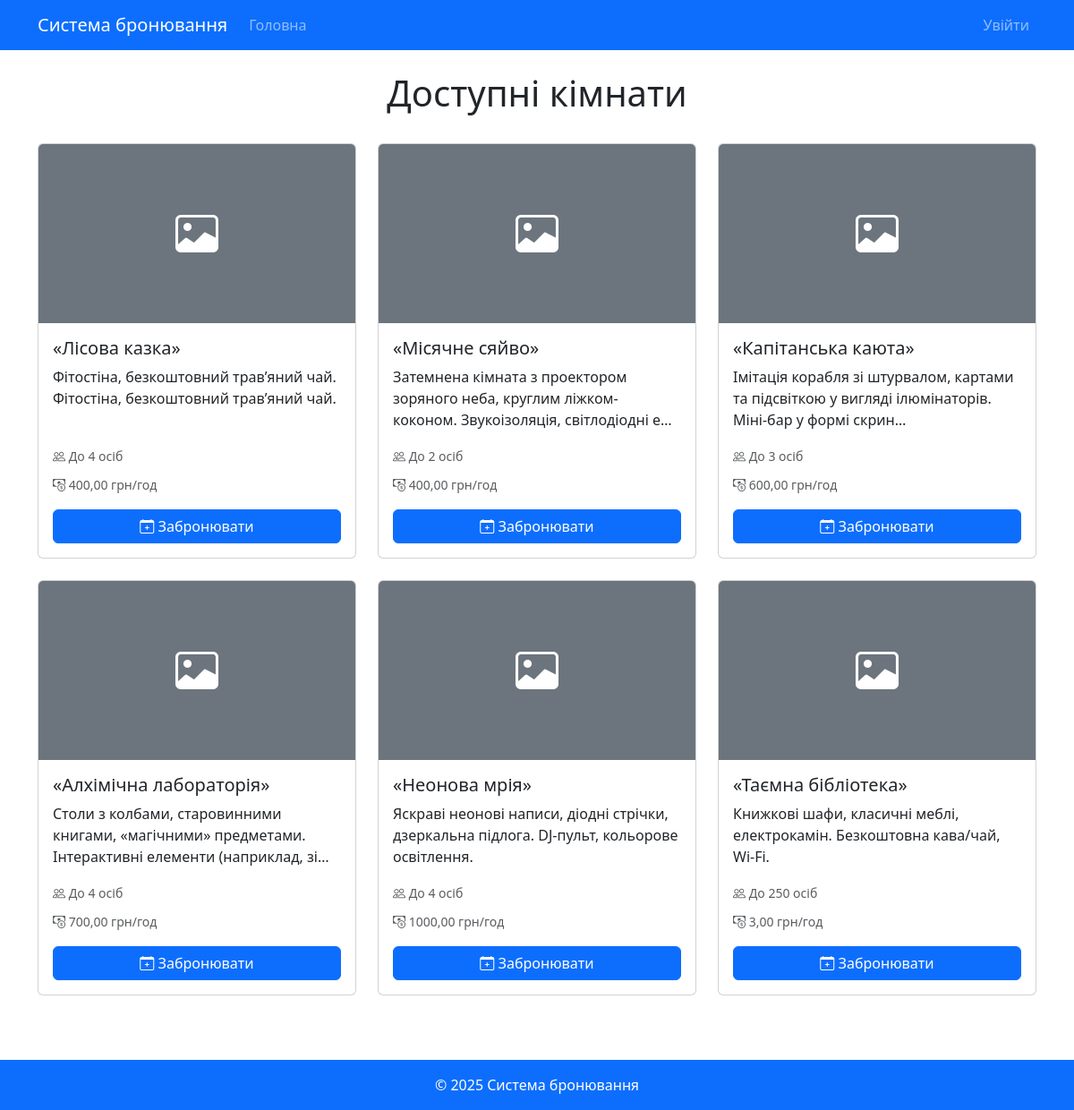
The page / on the database its author committed.
### booking_app/models.py (models this page shows, shortened)
class Room(models.Model):
    name = models.CharField(max_length=200, verbose_name="Назва кімнати")
    description = models.TextField(verbose_name="Опис")
    capacity = models.PositiveIntegerField(verbose_name="Місткість", validators=[MinValueValidator(1)])
    price_per_hour = models.DecimalField(max_digits=10, decimal_places=2, verbose_name="Ціна за годину")
    features = models.ManyToManyField(RoomFeature, blank=True, verbose_name="Особливості")
    image = models.ImageField(upload_to='room_images/', blank=True, null=True, verbose_name="Зображення")
    is_active = models.BooleanField(default=True, verbose_name="Активна")
    class Meta:
        verbose_name = "Кімната"
        verbose_name_plural = "Кімнати"

### booking_app/views.py (the view)
# urls.py: path('', HomeView.as_view(), name='home'),
class HomeView(View):
    def get(self, request):
        rooms = Room.objects.filter(is_active=True)
        return render(request, 'booking_app/home.html', {'rooms': rooms})

### booking_app/templates/booking_app/home.html
{% extends 'booking_app/base.html' %}
{% load static %}
{% block content %}
<div class="row mb-4">
    <div class="col-12">
        <h1 class="text-center">Доступні кімнати</h1>
    </div>
</div>
<div class="row">
    {% for room in rooms %}
    <div class="col-md-4 mb-4">
        <div class="card h-100">
            {% if room.image %}
            <img src="{{ room.image.url }}" class="card-img-top" alt="{{ room.name }}" style="height: 200px; object-fit: cover;">
            {% else %}
            <div class="card-img-top bg-secondary d-flex align-items-center justify-content-center" style="height: 200px;">
                <i class="bi bi-image text-white" style="font-size: 3rem;"></i>
            </div>
            {% endif %}
            <div class="card-body d-flex flex-column">
                <h5 class="card-title">{{ room.name }}</h5>
                <p class="card-text">{{ room.description|truncatechars:100 }}</p>
                <div class="mt-auto">
                    <div class="mb-2">
                        <small class="text-muted">
                            <i class="bi bi-people"></i> До {{ room.capacity }} осіб
                        </small>
                    </div>
                    <div class="mb-3">
                        <small class="text-muted">
                            <i class="bi bi-cash-coin"></i> {{ room.price_per_hour }} грн/год
                        </small>
                    </div>
                    <a href="{% url 'room_detail' room.id %}" class="btn btn-primary w-100">
                        <i class="bi bi-calendar-plus"></i> Забронювати
                    </a>
                </div>
            </div>
        </div>
    </div>
    {% empty %}
    <div class="col-12">
        <div class="alert alert-info">Наразі немає доступних кімнат.</div>
    </div>
    {% endfor %}
</div>
{% endblock %}

### booking_app/templates/booking_app/base.html (shortened to what this page needs)
<!DOCTYPE html>
<html lang="uk">
<head>
    <link href="https://cdn.jsdelivr.net/npm/bootstrap@5.3.0/dist/css/bootstrap.min.css" rel="stylesheet">
    <link rel="stylesheet" href="https://cdn.jsdelivr.net/npm/bootstrap-icons@1.10.0/font/bootstrap-icons.css">
</head>
<body>
    <nav class="navbar navbar-expand-lg navbar-dark bg-primary">
        <div class="container">
            <a class="navbar-brand" href="{% url 'home' %}">Система бронювання</a>
            <div class="collapse navbar-collapse" id="navbarNav">
                <ul class="navbar-nav me-auto">
                    <li class="nav-item">
                        <a class="nav-link" href="{% url 'home' %}">Головна</a>
                    </li>
                </ul>
                <ul class="navbar-nav">
                    {% if user.is_authenticated %}
                    <li class="nav-item">
                        <a class="nav-link" href="{% url 'admin:logout' %}">Вийти</a>
                    </li>
                    {% else %}
                    <li class="nav-item">
                        <a class="nav-link" href="{% url 'admin:login' %}">Увійти</a>
                    </li>
                    {% endif %}
                </ul>
            </div>
        </div>
    </nav>
    <div class="container mt-4">
        {% block content %}{% endblock %}
    </div>
    <footer class="bg-light text-center text-lg-start mt-5">
        <div class="text-center p-3 bg-primary text-white">
            © {% now "Y" %} Система бронювання
        </div>
    </footer>
</body>
</html>

### rows shown on the page
Room: name "«Лісова казка»", description "Фітостіна, безкоштовний трав’яний чай. Фітостіна, безкоштовний трав’яний чай.", capacity "4", price_per_hour "400,00"
Room: name "«Місячне сяйво»", description "Затемнена кімната з проектором зоряного неба, круглим ліжком-коконом. Звукоізоляція, світлодіодні е…", capacity "2", price_per_hour "400,00"
Room: name "«Капітанська каюта»", description "Імітація корабля зі штурвалом, картами та підсвіткою у вигляді ілюмінаторів. Міні-бар у формі скрин…", capacity "3", price_per_hour "600,00"
Room: name "«Алхімічна лабораторія»", description "Столи з колбами, старовинними книгами, «магічними» предметами. Інтерактивні елементи (наприклад, зі…", capacity "4", price_per_hour "700,00"
Room: name "«Неонова мрія»", description "Яскраві неонові написи, діодні стрічки, дзеркальна підлога. DJ-пульт, кольорове освітлення.", capacity "4", price_per_hour "1000,00"
Room: name "«Таємна бібліотека»", description "Книжкові шафи, класичні меблі, електрокамін. Безкоштовна кава/чай, Wi-Fi.", capacity "250", price_per_hour "3,00"
